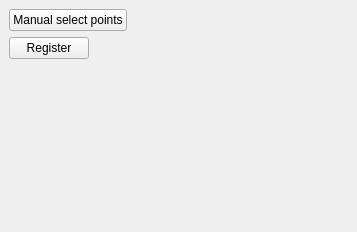
<?xml version="1.0" encoding="UTF-8"?>
<ui version="4.0">
 <class>RegistrationWindow</class>
 <widget class="QMainWindow" name="RegistrationWindow">
  <property name="geometry">
   <rect>
    <x>0</x>
    <y>0</y>
    <width>357</width>
    <height>232</height>
   </rect>
  </property>
  <property name="sizePolicy">
   <sizepolicy hsizetype="Fixed" vsizetype="Fixed">
    <horstretch>0</horstretch>
    <verstretch>0</verstretch>
   </sizepolicy>
  </property>
  <property name="windowTitle">
   <string>4DCT registration</string>
  </property>
  <widget class="QWidget" name="centralwidget">
   <layout class="QVBoxLayout" name="verticalLayout">
    <item>
     <widget class="QPushButton" name="selectButton">
      <property name="sizePolicy">
       <sizepolicy hsizetype="Fixed" vsizetype="Fixed">
        <horstretch>0</horstretch>
        <verstretch>0</verstretch>
       </sizepolicy>
      </property>
      <property name="text">
       <string>Manual select points</string>
      </property>
     </widget>
    </item>
    <item>
     <widget class="QPushButton" name="registerButton">
      <property name="sizePolicy">
       <sizepolicy hsizetype="Fixed" vsizetype="Fixed">
        <horstretch>0</horstretch>
        <verstretch>0</verstretch>
       </sizepolicy>
      </property>
      <property name="text">
       <string>Register</string>
      </property>
     </widget>
    </item>
    <item>
     <spacer name="verticalSpacer">
      <property name="orientation">
       <enum>Qt::Vertical</enum>
      </property>
      <property name="sizeHint" stdset="0">
       <size>
        <width>20</width>
        <height>40</height>
       </size>
      </property>
     </spacer>
    </item>
   </layout>
  </widget>
 </widget>
 <resources/>
 <connections/>
</ui>
